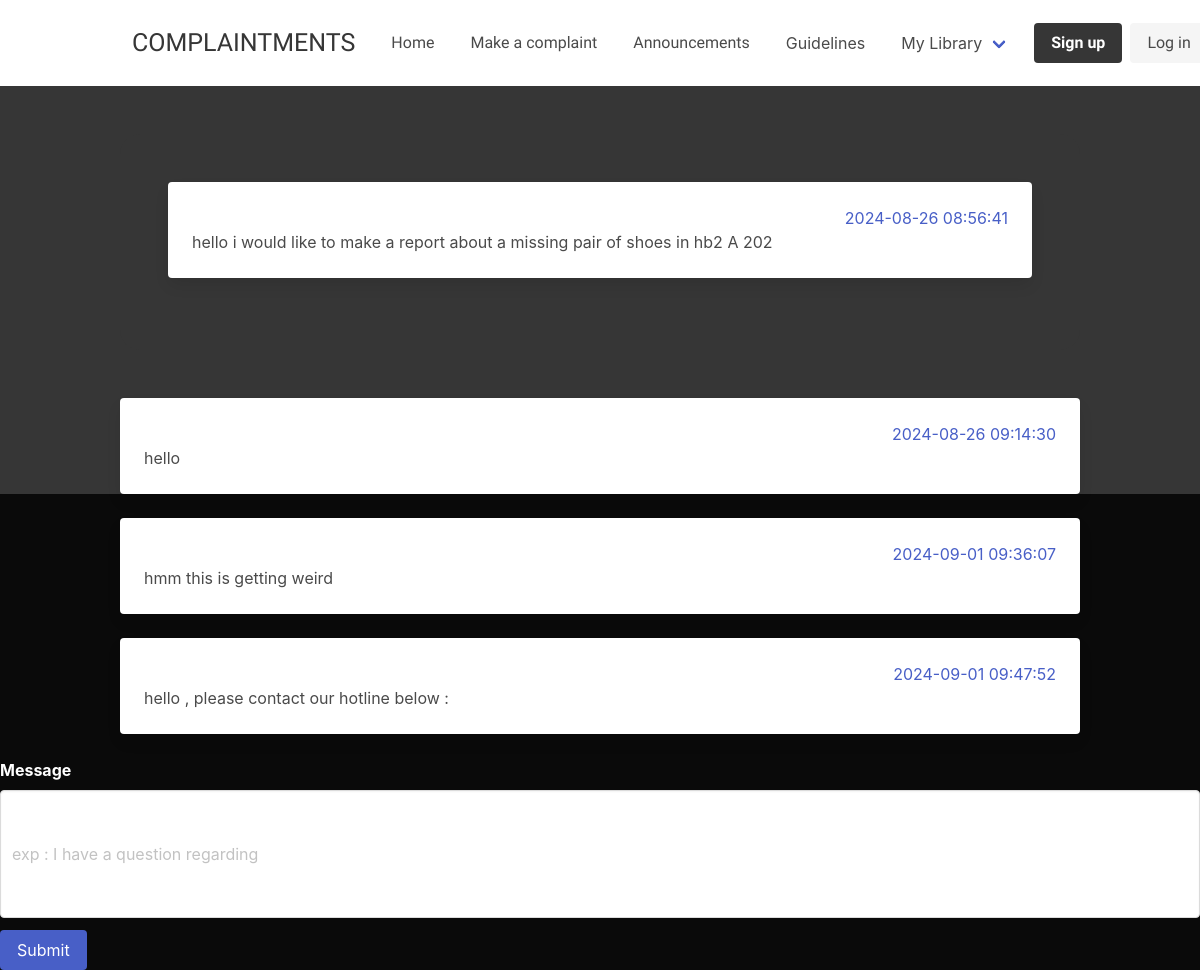
The app's page /chat, older data.
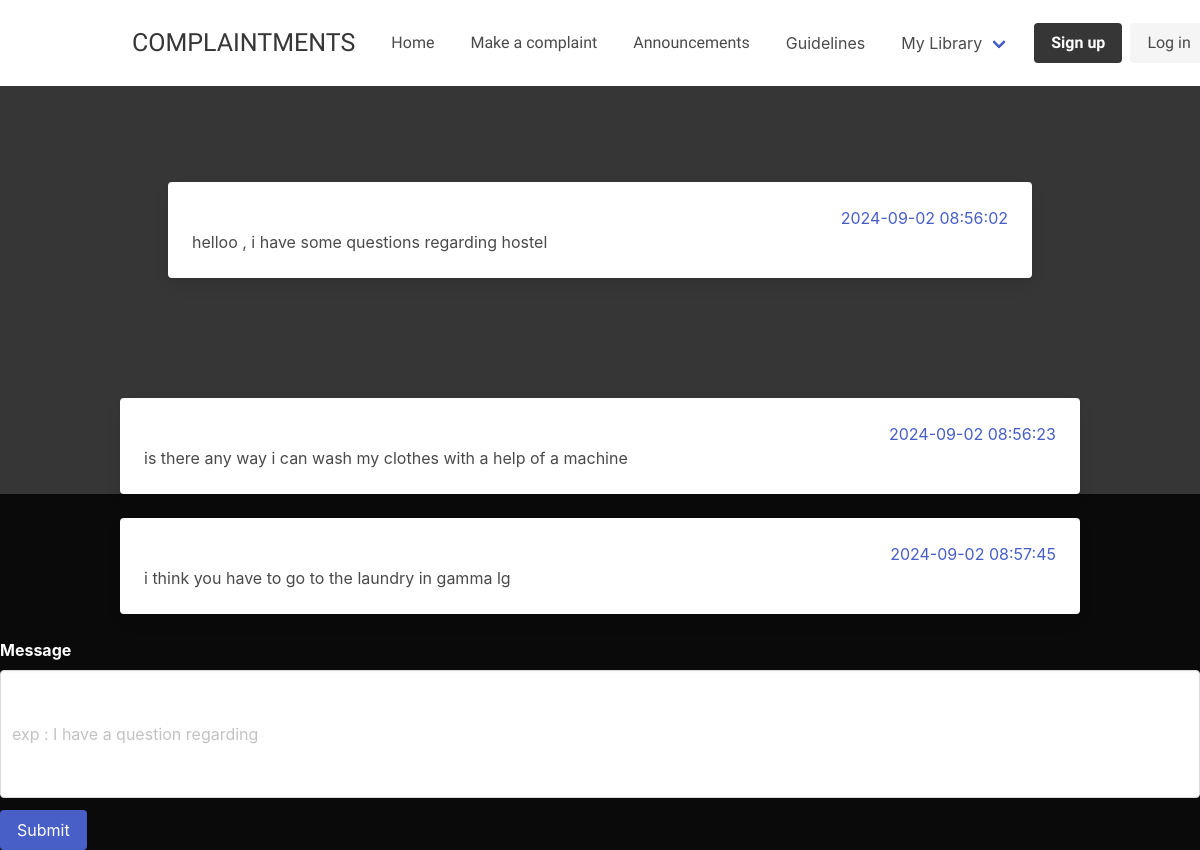
The same page, newer data.
### application/models.py (models this page shows)
class Chat(db.Model , UserMixin):
      id = db.Column(db.Integer , primary_key = True)
      message = db.Column(db.String() ,default = 'None' , nullable = True )
      createdAt = db.Column(db.DateTime(timezone=True) , default=func.now())
      user_id = db.Column(db.Integer , db.ForeignKey('user.id') , nullable = True)

### application/routes.py (the view)
@app.route('/chat' , methods = ['POST' , 'GET'])
def chat():
   form = ChatForm()
   messages = Chat.query.all()
   if form.validate_on_submit():
      chats = Chat(message = form.message.data , author = current_user)
      db.session.add(chats)
      db.session.commit()
      return redirect(url_for('chat'))
   return render_template('chat.html' , form = form, messages = messages)

### application/form.py
class ChatForm(FlaskForm):
    message = StringField('Message' , validators=[DataRequired()])
    submit = SubmitField('Submit')

### application/templates/chat.html (shortened to what this page needs)
<!DOCTYPE html>
<html lang="en">
<head>
    <link rel="stylesheet" href="https://cdn.jsdelivr.net/npm/bulma@0.9.3/css/bulma.min.css">
    <link rel="stylesheet" href="https://unpkg.com/intro.js/introjs.css">
</head>
<body class="has-background-black" >
    <nav class="navbar has-background-white" role="navigation" aria-label="main navigation">
      {% block content %}
        <div class="container">
          <div class="navbar-brand">
              <h1 style="font-family: Ubuntu ; font-size: 25px;" ; id="Logo" class="p-5 has-text-dark">COMPLAINTMENTS</h1>
          </div>
          <div id="navbarBasicExample" class="navbar-menu">
            <div class="navbar-start">
              <a class="navbar-item" style="font-family: Ubuntu;" href="{{url_for('home')}}">
                Home
              </a>
              <a class="navbar-item p-5" style="font-family: Ubuntu;">
                  Make a complaint
                </a>
              <a class="navbar-item" style="font-family: Ubuntu;" href="{{url_for('announcements')}}">
                Announcements
              </a>
              <a class="navbar-item p-5">
                  Guidelines
                </a>
              <div class="navbar-item has-dropdown is-hoverable">
                <a class="navbar-link">
                  My Library
                </a>
              </div>
            </div>
            <div class="navbar-end">
              <div class="navbar-item">
                {% if current_user.is_authenticated %}
                   <div class="buttons" id="profile">
                    <a class="button is-dark modal-button"  id="currentUser">{{ current_user.username }}</a>
                   </div>
                   {% else %}
                <div class="buttons">
                  <a class="button is-dark" style="font-family: Ubuntu;" >
                    <strong>Sign up</strong>
                  </a>
                  <a class="button is-light" style="font-family: Ubuntu;">
                    Log in
                  </a>
                </div>
                {% endif %}
              </div>
            </div>
          </div>
        </nav>
        <div class="has-background-dark">
        <div class="hero-body">
          <div class="container p-6 has-background-dark" style="background-color: white; border-radius: 20px;">
            <form action="" method="post">
              <div class="container">
              {% for message in messages %}
                   <div class="container">
                    {% if current_user.id == message.user_id %}
                    <div class="card mb-5">
                    <div class="card-content">
                    <h1 class="mb-5">{{ message.author.username }}<a class="is-pulled-right">{{ message.createdAt }}</a> </h1>
                    <h1>{{ message.message }}</h1>
                    </div>
                   </div>
                    {% else %}
                    <div class="card mb-5">
                    <div class="card-content">
                    <h1 class="mb-5"><a class="is-pulled-right">{{ message.createdAt }}</a> </h1>
                    <h1>{{ message.message }}</h1>
                     </div>
                   </div>
                    {% endif %}
                  </div>
                   </div>
                  </div>
                </div>
                {% endfor %}
                  <div class="field is-one-fifth" >
                     {{form.message.label(class="label has-text-white")}}
                    {% if form.message.errors %}
                        {{form.message(class="form-control form-control-lg is-invalid")}}
                        <div>
                            {% for error in form.message.errors %}
                            <span>{{ error }}</span>
                            {% endfor %}
                        </div>
                    {% else %}
                        {{form.message(class="textarea" , placeholder='exp : I have a question regarding')}}
                    {% endif %}
                  </div>
                            <div>
                  <div class="field is-grouped" >
                    <div class="control">
                         {{ form.submit(class = "button is-link") }}
                    </div>
        </div>
        </div>
      {% endblock content %}
</body>
</html>

Row changes from the older to the newer data that the page shows:
removed Chat: createdAt "2024-08-26 08:56:41", message "hello i would like to make a report about a missing pair of shoes in hb2 A 202"
removed Chat: createdAt "2024-08-26 09:14:30", message "hello"
removed Chat: createdAt "2024-09-01 09:36:07", message "hmm this is getting weird"
removed Chat: createdAt "2024-09-01 09:47:52", message "hello , please contact our hotline below :"
added Chat: createdAt "2024-09-02 08:56:02", message "helloo , i have some questions regarding hostel"
added Chat: createdAt "2024-09-02 08:56:23", message "is there any way i can wash my clothes with a help of a machine"
added Chat: createdAt "2024-09-02 08:57:45", message "i think you have to go to the laundry in gamma lg"
